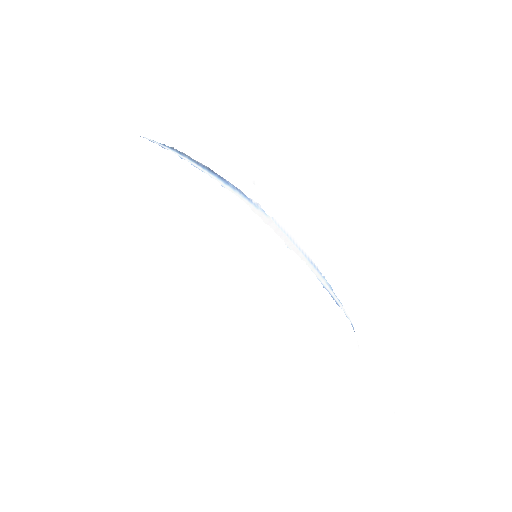
#> input picture scripts/_slash_frame1.png, 512 x 512 px
$ python preview_alpha.py _slash_frame1.png
#> lines starting #> are read from the running program, lines starting #| are printed output that depends on the picture; after the words box and inside, x2 and y2 are one past the last pixel; in counts of white or black regions, pixels touching at a corner belong together
"""
Diagnostico visual de PNG com transparencia.

Compoe a imagem sobre varios fundos contrastantes (magenta, branco, checkerboard)
lado a lado, para distinguir o que e REALMENTE transparente do que e preto opaco
do proprio sprite (o VSCode renderiza transparencia como preto, atrapalhando o julgamento).

Tambem imprime estatisticas: quantos pixels totalmente transparentes, opacos, semitransparentes,
e quantos pixels opacos sao "escuros" (possivel fundo preto nao removido).

Uso:
  python scripts/preview_alpha.py caminho/para/asset.png
  -> gera caminho/para/asset.preview.png
"""

import sys
import os
import numpy as np
from PIL import Image


def make_checkerboard(h, w, size=16):
    board = np.zeros((h, w, 3), dtype=np.uint8)
    for i in range(h):
        for j in range(w):
            c = 200 if ((i // size) + (j // size)) % 2 == 0 else 120
            board[i, j] = (c, c, c)
    return board


def composite(rgb, alpha, bg):
    a = (alpha[..., None].astype(np.float32)) / 255.0
    return (rgb.astype(np.float32) * a + bg.astype(np.float32) * (1 - a)).clip(0, 255).astype(np.uint8)


def main(path):
#> called with path = '_slash_frame1.png'
    img = Image.open(path).convert("RGBA")
#> img is the input picture: PIL image 512x512 RGBA; mean R, G, B, A 1.5, 1.6, 1.7, 1.4
    data = np.array(img)
    rgb = data[..., :3]
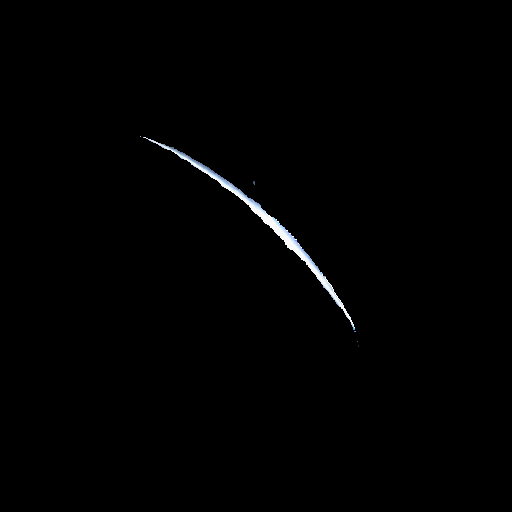
#> rgb: shape (512, 512, 3); mean R, G, B 1.5, 1.6, 1.7
    alpha = data[..., 3]
    h, w = alpha.shape
#> h = 512; w = 512

    # Estatisticas
    total = h * w
#> total = 262144
    transparent = int(np.sum(alpha == 0))
#> transparent = 260288
    opaque = int(np.sum(alpha == 255))
#> opaque = 0
    semi = int(np.sum((alpha > 0) & (alpha < 255)))
#> semi = 1856
    is_dark = (rgb[..., 0].astype(int) + rgb[..., 1].astype(int) + rgb[..., 2].astype(int)) < 60
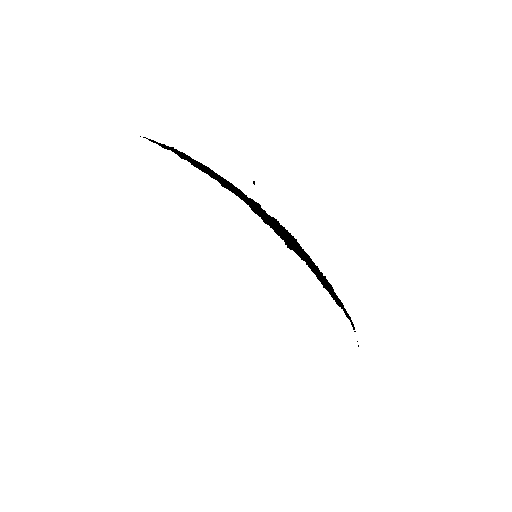
#> is_dark: shape (512, 512) bool; 99.3% white; 6 black regions (5 under 20 px), largest, box (x1, y1, x2, y2) and area: (143, 137, 355, 330) 1831
    dark_opaque = int(np.sum(is_dark & (alpha == 255)))
#> dark_opaque = 0

    print(f"Imagem: {path}  ({w}x{h})")
#| Imagem: _slash_frame1.png  (512x512)
    print(f"  Transparente (a=0):    {transparent:>8} ({100*transparent/total:.1f}%)")
#|   Transparente (a=0):      260288 (99.3%)
    print(f"  Opaco (a=255):         {opaque:>8} ({100*opaque/total:.1f}%)")
#|   Opaco (a=255):                0 (0.0%)
    print(f"  Semitransparente:      {semi:>8} ({100*semi/total:.1f}%)")
#|   Semitransparente:          1856 (0.7%)
    print(f"  Opaco E escuro (<60):  {dark_opaque:>8} ({100*dark_opaque/total:.1f}%)  <- possivel fundo preto nao removido")
#|   Opaco E escuro (<60):         0 (0.0%)  <- possivel fundo preto nao removido

    # Composicoes
    magenta = np.full((h, w, 3), (255, 0, 255), dtype=np.uint8)
    white = np.full((h, w, 3), (255, 255, 255), dtype=np.uint8)
    checker = make_checkerboard(h, w)
#> after the loop in make_checkerboard, `for i in range(h):`:
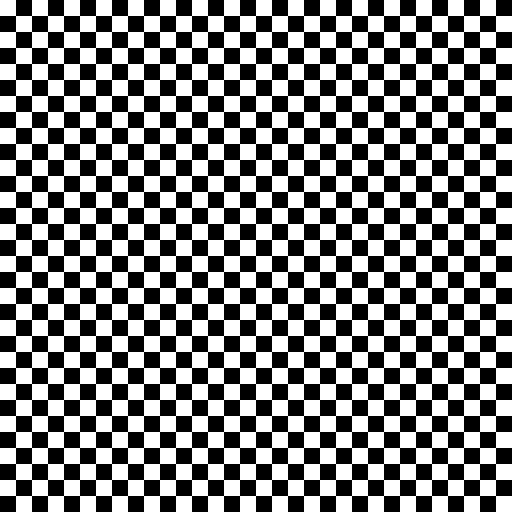
#> board: shape (512, 512, 3); values 120 (black) and 200 (white), 50% white; 1 white region, box (x1, y1, x2, y2) and area: (0, 0, 512, 512) 131072

    panels = [
        composite(rgb, alpha, magenta),
        composite(rgb, alpha, white),
        composite(rgb, alpha, checker),
    ]
#> in composite, `return (rgb.astype(np.float32) * a + bg.astype(np.float32) * (1 - a))...`:
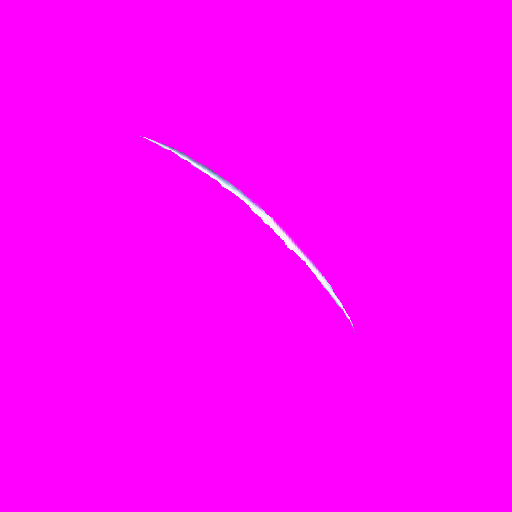
#> returned value: shape (512, 512, 3); mean of channels 0, 1, 2 254.8, 1.3, 254.9; drawn as R, G, B
#> in composite (call 3), `return (rgb.astype(np.float32) * a + bg.astype(np.float32) * (1 - a))...`:
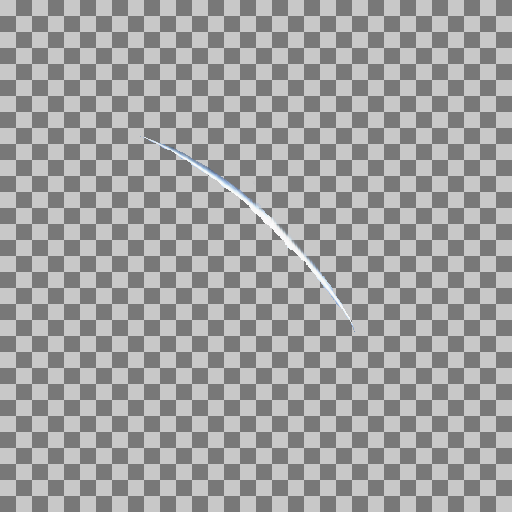
#> returned value: shape (512, 512, 3); mean of channels 0, 1, 2 160.4, 160.4, 160.5; drawn as R, G, B

    gap = 8
    out_w = w * 3 + gap * 2
#> out_w = 1552
    canvas = np.full((h, out_w, 3), (40, 40, 40), dtype=np.uint8)
    x = 0
    for p in panels:
        canvas[:, x:x + w] = p
        x += w + gap
#> this loop made 3 passes
#> x on passes 1 to 3: 520, 1040, 1560
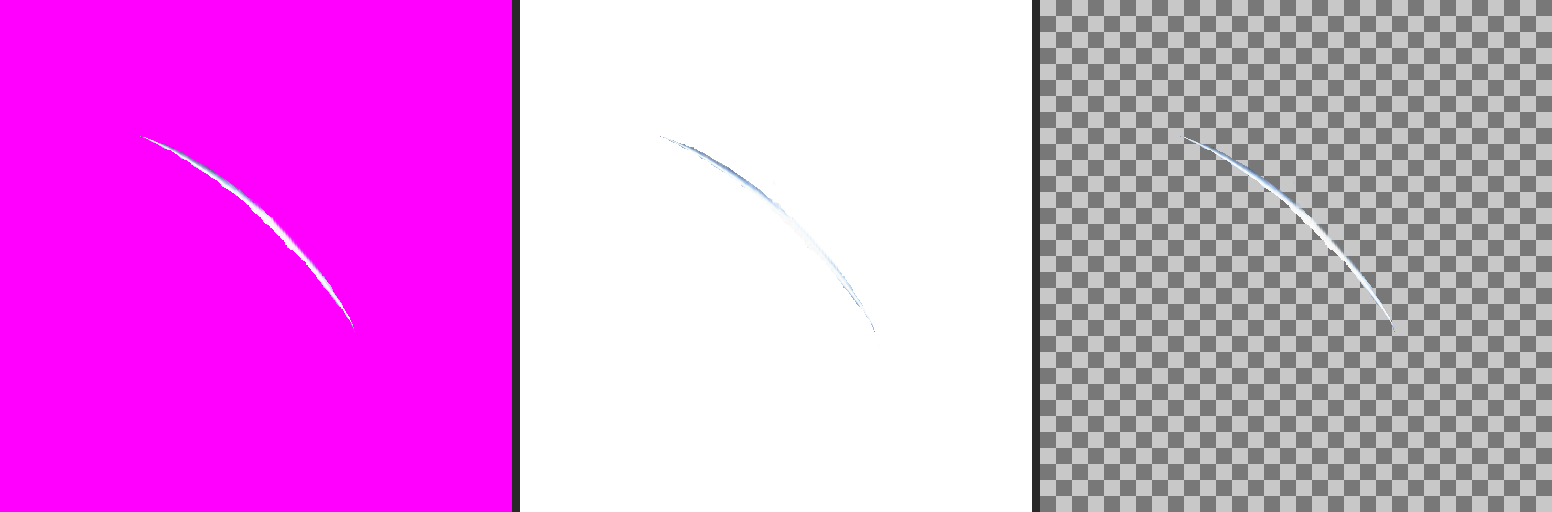
#> canvas: shape (512, 1552, 3); mean of channels 0, 1, 2 221.4, 137.8, 221.5; drawn as R, G, B
#> after the loop, x = 1560

    out_path = os.path.splitext(path)[0] + ".preview.png"
    Image.fromarray(canvas, "RGB").save(out_path)
    print(f"  Preview salvo: {out_path}")
    print("  (esquerda=magenta, meio=branco, direita=xadrez)")


if __name__ == "__main__":
    if len(sys.argv) < 2:
        print("Uso: python scripts/preview_alpha.py <arquivo.png>")
        sys.exit(1)
    main(sys.argv[1])
